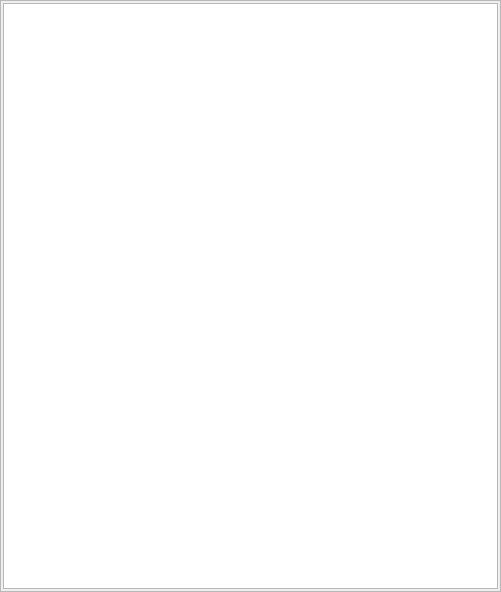
<?xml version="1.0" encoding="UTF-8"?>
<ui version="4.0">
 <class>TimingEditor</class>
 <widget class="QWidget" name="TimingEditor">
  <property name="geometry">
   <rect>
    <x>0</x>
    <y>0</y>
    <width>501</width>
    <height>592</height>
   </rect>
  </property>
  <property name="windowTitle">
   <string>Form</string>
  </property>
  <layout class="QVBoxLayout" name="verticalLayout">
   <property name="spacing">
    <number>0</number>
   </property>
   <property name="leftMargin">
    <number>0</number>
   </property>
   <property name="topMargin">
    <number>0</number>
   </property>
   <property name="rightMargin">
    <number>0</number>
   </property>
   <property name="bottomMargin">
    <number>0</number>
   </property>
   <item>
    <widget class="QScrollArea" name="scrollArea">
     <property name="widgetResizable">
      <bool>true</bool>
     </property>
     <widget class="QWidget" name="scrollAreaWidgetContents">
      <property name="geometry">
       <rect>
        <x>0</x>
        <y>0</y>
        <width>499</width>
        <height>590</height>
       </rect>
      </property>
      <layout class="QVBoxLayout" name="verticalLayout_2">
       <property name="spacing">
        <number>0</number>
       </property>
       <property name="leftMargin">
        <number>2</number>
       </property>
       <property name="topMargin">
        <number>2</number>
       </property>
       <property name="rightMargin">
        <number>2</number>
       </property>
       <property name="bottomMargin">
        <number>2</number>
       </property>
       <item>
        <widget class="AutoResizeTableWidget" name="timing_table_widget"/>
       </item>
      </layout>
     </widget>
    </widget>
   </item>
  </layout>
 </widget>
 <customwidgets>
  <customwidget>
   <class>AutoResizeTableWidget</class>
   <extends>QTableWidget</extends>
   <header>AutoResizeTableWidget.h</header>
  </customwidget>
 </customwidgets>
 <resources/>
 <connections/>
</ui>
